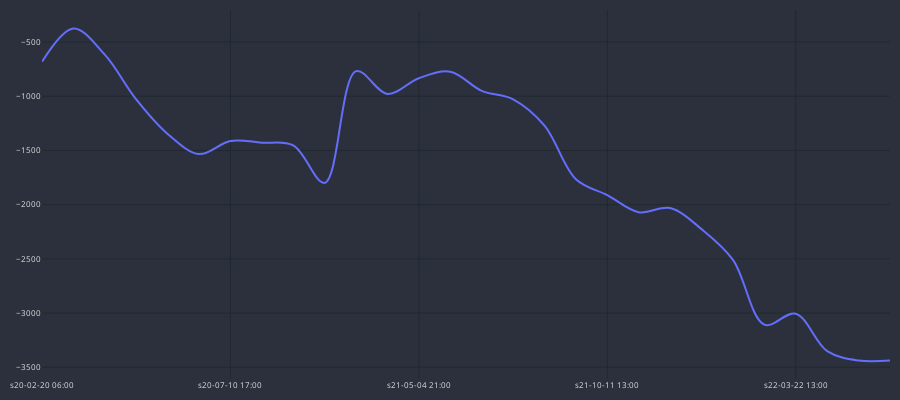

The code cell stored with this chart in its notebook:
### Code cell
cp = CandlePlot(df_trades, candles=False)
cp.show_plot(line_traces=['GAIN_C'])
# plot shows a huge gain at the end of January 2020
# the time when the covid crises started and everything dropped except the US Dollar
# high pip value due to rise of US Dollar at this time
# doesn't tell much about how effective strategy is

### Figure 1 — Plotly figure (JSON) as saved in the notebook; plotly's stock layout.template omitted (floating-point values rounded to 4 significant figures)
{"data": [{"line": {"shape": "spline", "width": 2}, "name": "GAIN_C", "type": "scatter", "x": ["s20-02-20 06:00", "s20-03-02 06:00", "s20-04-13 01:00", "s20-05-05 21:00", "s20-06-02 13:00", "s20-06-26 01:00", "s20-07-10 17:00", "s20-09-14 05:00", "s20-10-15 05:00", "s20-11-03 10:00", "s20-11-11 02:00", "s21-04-15 13:00", "s21-05-04 21:00", "s21-06-21 21:00", "s21-08-09 21:00", "s21-08-18 21:00", "s21-09-09 17:00", "s21-09-20 17:00", "s21-10-11 13:00", "s21-11-11 02:00", "s21-12-27 18:00", "s22-01-30 22:00", "s22-02-09 10:00", "s22-03-01 06:00", "s22-03-22 13:00", "s22-05-05 09:00", "s22-06-06 05:00", "s22-07-08 09:00"], "y": [-682.0, -374.4, -616.3, -1029.0, -1347.0, -1533.0, -1412.0, -1428.0, -1454.0, -1799.0, -768.2, -978.5, -833.3, -773.7, -950.1, -1028.0, -1270.0, -1765.0, -1912.0, -2070.0, -2031.0, -2226.0, -2509.0, -3107.0, -3007.0, -3352.0, -3438.0, -3438.0]}], "layout": {"font": {"color": "#e1e1e1", "size": 8}, "height": 400, "margin": {"b": 10, "l": 10, "r": 10, "t": 10}, "paper_bgcolor": "#2c303c", "plot_bgcolor": "#2c303c", "width": 900, "xaxis": {"gridcolor": "#1f292f", "nticks": 5, "rangeslider": {"visible": false}}, "yaxis": {"gridcolor": "#1f292f"}}}
